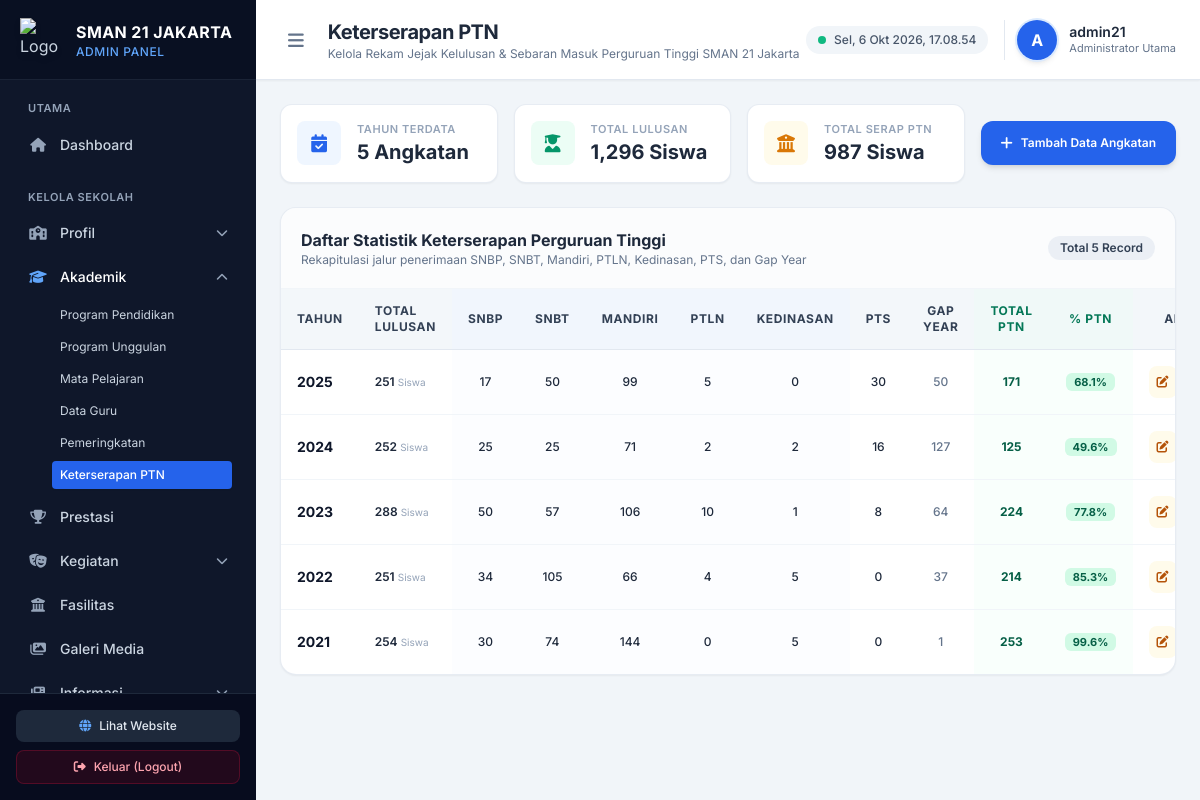
Screenshot of /admin/akademik/keterserapan-ptn.php with the database file from the repository.
### tables this page shows
CREATE TABLE `keterserapan_ptn` (
  `id` int(11) NOT NULL,
  `tahun` int(11) NOT NULL,
  `jumlah_lulusan` int(11) NOT NULL,
  `snbp` int(11) NOT NULL,
  `snbt` int(11) NOT NULL,
  `mandiri` int(11) NOT NULL,
  `ptln` int(11) NOT NULL,
  `kedinasan` int(11) NOT NULL,
  `pts` int(11) DEFAULT 0,
  `gap_year` int(11) NOT NULL
);

### admin/akademik/keterserapan-ptn.php (the view, shortened to what the rows shown need)
<?php
$host = 'sql305.byethost3.com';
$user = 'b3_43046986';
$pass = 'J@karta5';
$db   = 'b3_43046986_sman21jkt';
$conn = @mysqli_connect($host, $user, $pass, $db);
$list_data = [];
if ($conn) {
    $result = @mysqli_query($conn, "SELECT * FROM `keterserapan_ptn` ORDER BY `tahun` DESC");
    if ($result) {
        while ($row = mysqli_fetch_assoc($result)) {
            $list_data[] = $row;
        }
    }
}
?>
<!DOCTYPE html>
<html lang="id">
<head>
    <script src="https://cdn.tailwindcss.com"></script>
    <link rel="stylesheet" href="https://cdnjs.cloudflare.com/ajax/libs/font-awesome/6.4.0/css/all.min.css">
</head>
<body class="bg-slate-50 font-sans text-slate-800 antialiased flex h-screen overflow-hidden">
    <aside id="sidebar" class="w-64 bg-slate-900 text-slate-300 flex flex-col flex-shrink-0 transition-all duration-300 z-30">
        <div class="h-20 flex items-center gap-3 px-5 border-b border-slate-800/80 bg-slate-950/40">
            <div class="leading-tight">
                <h1 class="font-bold text-white text-base tracking-wide">SMAN 21 JAKARTA</h1>
            </div>
        </div>
    </aside>
    <div class="flex-1 flex flex-col min-w-0 overflow-hidden bg-slate-100">
        <header class="h-20 bg-white border-b border-slate-200 flex items-center justify-between px-6 z-10 shadow-sm">
            <div class="flex items-center gap-4">
                <div>
                    <h2 class="text-xl font-bold text-slate-800 tracking-tight">Keterserapan PTN</h2>
                </div>
            </div>
        </header>
        <main class="flex-1 overflow-y-auto p-6 space-y-6">
            <div class="bg-white rounded-2xl border border-slate-200/80 shadow-sm overflow-hidden">
                <div class="overflow-x-auto">
                    <table class="w-full text-left text-xs text-slate-600">
                        <thead class="bg-slate-100/80 text-slate-700 font-semibold uppercase tracking-wider border-b border-slate-200">
                            <tr>
                                <th class="py-3.5 px-4">Tahun</th>
                                <th class="py-3.5 px-4">Total Lulusan</th>
                                <th class="py-3.5 px-4 text-center bg-blue-50/50">SNBP</th>
                                <th class="py-3.5 px-4 text-center bg-blue-50/50">SNBT</th>
                                <th class="py-3.5 px-4 text-center bg-blue-50/50">Mandiri</th>
                                <th class="py-3.5 px-4 text-center bg-blue-50/50">PTLN</th>
                                <th class="py-3.5 px-4 text-center bg-blue-50/50">Kedinasan</th>
                                <th class="py-3.5 px-4 text-center">PTS</th>
                                <th class="py-3.5 px-4 text-center">Gap Year</th>
                                <th class="py-3.5 px-4 text-center font-bold text-emerald-700 bg-emerald-50/40">Total PTN</th>
                                <th class="py-3.5 px-4 text-center font-bold text-emerald-700 bg-emerald-50/40">% PTN</th>
                                <th class="py-3.5 px-4 text-center">Aksi</th>
                            </tr>
                        </thead>
                        <tbody class="divide-y divide-slate-100">
                            <?php if (!empty($list_data)): ?>
                                <?php foreach ($list_data as $row):
                                    $ptn_sum = (int)$row['snbp'] + (int)$row['snbt'] + (int)$row['mandiri'] + (int)$row['ptln'] + (int)$row['kedinasan'];
                                    $lulusan = (int)$row['jumlah_lulusan'];
                                    $persen_ptn = ($lulusan > 0) ? round(($ptn_sum / $lulusan) * 100, 1) : 0;
                                ?>
                                    <tr class="hover:bg-slate-50/80 transition">
                                        <td class="py-4 px-4 font-bold text-slate-900 text-sm">
                                            <?= htmlspecialchars($row['tahun']) ?>
                                        </td>
                                        <td class="py-4 px-4 font-semibold text-slate-800">
                                            <?= number_format($lulusan) ?> <span class="text-[10px] text-slate-400 font-normal">Siswa</span>
                                        </td>
                                        <td class="py-4 px-4 text-center font-medium bg-blue-50/20 text-slate-800"><?= (int)$row['snbp'] ?></td>
                                        <td class="py-4 px-4 text-center font-medium bg-blue-50/20 text-slate-800"><?= (int)$row['snbt'] ?></td>
                                        <td class="py-4 px-4 text-center font-medium bg-blue-50/20 text-slate-800"><?= (int)$row['mandiri'] ?></td>
                                        <td class="py-4 px-4 text-center font-medium bg-blue-50/20 text-slate-800"><?= (int)$row['ptln'] ?></td>
                                        <td class="py-4 px-4 text-center font-medium bg-blue-50/20 text-slate-800"><?= (int)$row['kedinasan'] ?></td>
                                        <td class="py-4 px-4 text-center font-medium text-slate-800"><?= (int)$row['pts'] ?></td>
                                        <td class="py-4 px-4 text-center font-medium text-slate-500"><?= (int)$row['gap_year'] ?></td>
                                        <td class="py-4 px-4 text-center font-bold text-emerald-800 bg-emerald-50/30">
                                            <?= number_format($ptn_sum) ?>
                                        </td>
                                        <td class="py-4 px-4 text-center font-bold bg-emerald-50/30">
                                            <span class="px-2 py-0.5 rounded-md bg-emerald-100 text-emerald-800 text-[11px]">
                                                <?= $persen_ptn ?>%
                                            </span>
                                        </td>
                                        <td class="py-4 px-4 text-center">
                                            <div class="flex items-center justify-center gap-2">
                                                <button onclick="editData(<?= htmlspecialchars(json_encode($row)) ?>)" class="p-2 rounded-lg bg-amber-50 text-amber-700 hover:bg-amber-100 transition" title="Edit Data">
                                                    <i class="fa-solid fa-pen-to-square"></i>
                                                </button>
                                            </div>
                                        </td>
                                    </tr>
                                <?php endforeach; ?>
                            <?php endif; ?>
                        </tbody>
                    </table>
                </div>
            </div>
        </main>
    </div>
</body>
</html>

### rows the page displays
keterserapan_ptn: tahun "2025", jumlah_lulusan "251", snbp "17", snbt "50", mandiri "99", ptln "5", kedinasan "0", pts "30", gap_year "50", ptn_sum "171", persen_ptn "68.1"
keterserapan_ptn: tahun "2024", jumlah_lulusan "252", snbp "25", snbt "25", mandiri "71", ptln "2", kedinasan "2", pts "16", gap_year "127", ptn_sum "125", persen_ptn "49.6"
keterserapan_ptn: tahun "2023", jumlah_lulusan "288", snbp "50", snbt "57", mandiri "106", ptln "10", kedinasan "1", pts "8", gap_year "64", ptn_sum "224", persen_ptn "77.8"
keterserapan_ptn: tahun "2022", jumlah_lulusan "251", snbp "34", snbt "105", mandiri "66", ptln "4", kedinasan "5", pts "0", gap_year "37", ptn_sum "214", persen_ptn "85.3"
keterserapan_ptn: tahun "2021", jumlah_lulusan "254", snbp "30", snbt "74", mandiri "144", ptln "0", kedinasan "5", pts "0", gap_year "1", ptn_sum "253", persen_ptn "99.6"

### other values shown
substr($admin_username, 0, 1) "A"
$admin_username "admin21"
$total_rekam "5"
$total_lulusan "1,296"
$total_ptn "987"
count($list_data) "5"
